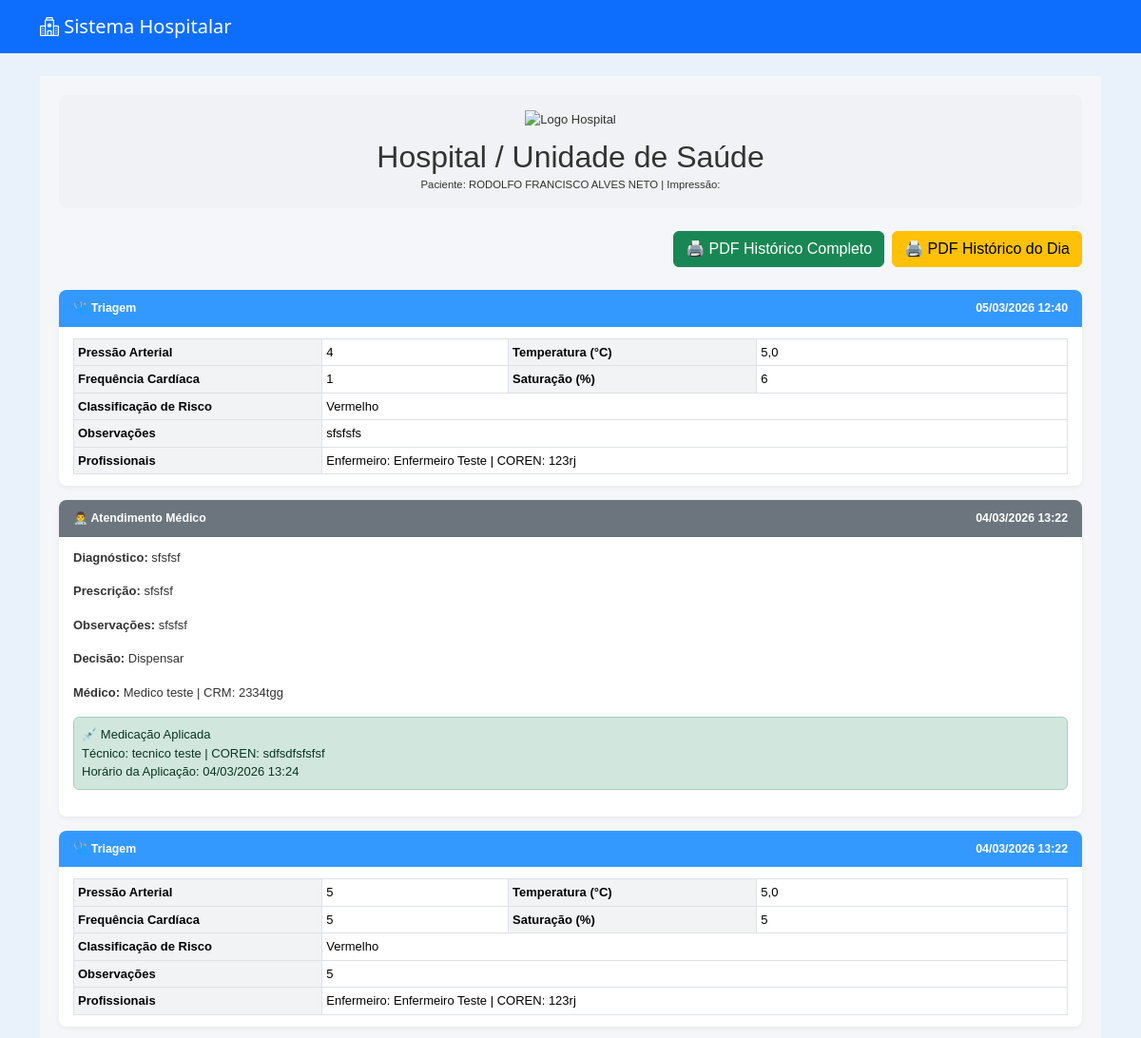
/pacientes/paciente/3/historico/ (signed in, upper part), run on an earlier commit of the app's database.
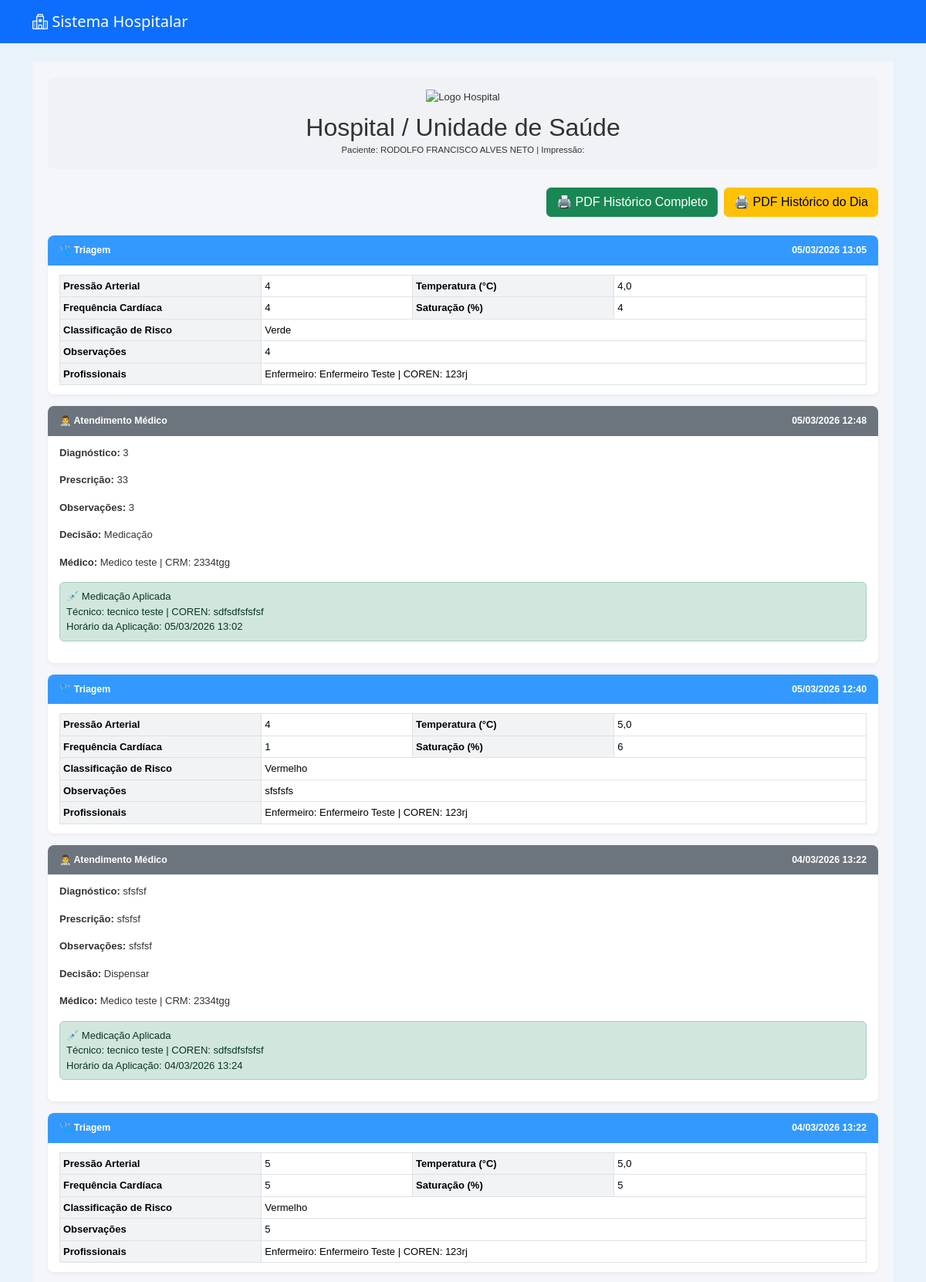
And on a later commit of the database.
### triagem/models.py (models this page shows, shortened)
class Triagem(models.Model):
    RISCO_CHOICES = [
        ('Vermelho', 'Vermelho'),
        ('Laranja', 'Laranja'),
        ('Amarelo', 'Amarelo'),
        ('Verde', 'Verde'),
        ('Azul', 'Azul'),
    ]
    agendamento = models.OneToOneField(Agendamento, on_delete=models.CASCADE)
    paciente = models.ForeignKey(Paciente, on_delete=models.CASCADE)
    enfermeiro = models.ForeignKey(
        Usuario,
        on_delete=models.SET_NULL,
        null=True,
        blank=True,
        related_name="triagens_realizadas"
    )
    pressao_arterial = models.CharField(max_length=20)
    temperatura = models.DecimalField(max_digits=4, decimal_places=1)
    frequencia_cardiaca = models.IntegerField()
    saturacao = models.IntegerField()
    classificacao_risco = models.CharField(
        max_length=10,
        choices=RISCO_CHOICES,
        blank=True,
        null=True
    )
    observacoes = models.TextField(blank=True, null=True)
    atendido = models.BooleanField(default=False)
    data_triagem = models.DateTimeField(auto_now_add=True)

### usuarios/models.py (models this page shows, shortened)
class Usuario(AbstractUser):
    PERFIL_CHOICES = [
    ('administrador', 'Administrador'),
    ('medico', 'Médico'),
    ('enfermeiro', 'Enfermeiro'),
    ('tecnico', 'Técnico'),
    ('recepcao', 'Recepção'),
    ('laboratorio', 'Laboratório'),
    ]
    perfil = models.CharField(max_length=20, choices=PERFIL_CHOICES, default='recepcao')
    cpf = models.CharField("CPF", max_length=14, unique=True, blank=True, null=True)
    data_nascimento = models.DateField("Data de Nascimento", blank=True, null=True)
    telefone = models.CharField("Telefone", max_length=20, blank=True, null=True)
    endereco = models.CharField("Endereço", max_length=255, blank=True, null=True)
    cidade = models.CharField("Cidade", max_length=100, blank=True, null=True)
    estado = models.CharField("Estado", max_length=50, blank=True, null=True)
    cep = models.CharField("CEP", max_length=10, blank=True, null=True)
    crm = models.CharField("CRM", max_length=20, blank=True, null=True)
    coren = models.CharField("COREN", max_length=20, blank=True, null=True)

### medico/models.py (models this page shows, shortened)
class Atendimento(models.Model):
    paciente = models.ForeignKey(
        Paciente,
        on_delete=models.CASCADE
    )
    medico = models.ForeignKey(
        Usuario,
        on_delete=models.SET_NULL,  # ⚠ Melhor que CASCADE
        null=True,
        related_name="atendimentos_realizados"
    )
    triagem = models.OneToOneField(
        Triagem,
        on_delete=models.CASCADE
    )
    diagnostico = models.TextField(blank=True, null=True)
    prescricao = models.TextField(blank=True, null=True)
    observacoes = models.TextField(blank=True, null=True)
    DECISAO_CHOICES = [
        ("dispensar", "Dispensar"),
        ("medicacao", "Medicação"),
        ("internacao", "Internação"),
        ("exames", "Exames"),
    ]
    decisao = models.CharField(
        max_length=20,
        choices=DECISAO_CHOICES,
        blank=True,
        null=True
    )
    medicacao_aplicada = models.BooleanField(default=False)
    tecnico_aplicou = models.ForeignKey(
        Usuario,
        on_delete=models.SET_NULL,
        null=True,
        blank=True,
        related_name="medicacoes_aplicadas"
    )
    horario_medicacao = models.DateTimeField(
        null=True,
        blank=True
    )
    data_atendimento = models.DateTimeField(auto_now_add=True)
    finalizado = models.BooleanField(default=False)

### pacientes/views.py (the view)
# urls.py: path('paciente/<int:paciente_id>/historico/', views.historico_paciente, name='historico_paciente'),
@login_required
def historico_paciente(request, paciente_id):
    paciente = get_object_or_404(Paciente, id=paciente_id)
    triagens = Triagem.objects.filter(
        paciente=paciente
    )
    atendimentos = Atendimento.objects.filter(
        paciente=paciente
    )
    historico = []
    for t in triagens:
        historico.append({
            'tipo': 'triagem',
            'data': t.data_triagem,
            'obj': t
        })
    for a in atendimentos:
        historico.append({
            'tipo': 'atendimento',
            'data': a.data_atendimento,  # ajuste se o nome for diferente
            'obj': a
        })
    historico.sort(key=lambda x: x['data'], reverse=True)
    return render(request, 'pacientes/historico.html', {
        'paciente': paciente,
        'historico': historico,
    })

### pacientes/templates/pacientes/historico.html (shortened to what the changed rows need)
{% extends 'usuarios/base.html' %}
{% block content %}
<div class="pdf-container">
    <div class="pdf-header text-center mb-4 p-3" style="background-color:#f0f2f5; border-radius:8px;">
        <h2 style="margin:0;">Hospital / Unidade de Saúde</h2>
    </div>
    {% if historico %}
        {% for item in historico %}
            <div class="history-section {% if item.tipo == 'triagem' %}triagem{% else %}atendimento{% endif %}">
                <div class="section-header">
                    <div>
                        {% if item.tipo == 'triagem' %}🩺 Triagem{% else %}👨‍⚕️ Atendimento Médico{% endif %}
                    </div>
                    <div>{{ item.data|date:"d/m/Y H:i" }}</div>
                </div>
                <div class="section-body">
                    {% if item.tipo == 'triagem' %}
                        <table class="table table-sm table-bordered">
                            <tbody>
                                <tr>
                                    <th>Pressão Arterial</th><td>{{ item.obj.pressao_arterial }}</td>
                                    <th>Temperatura (°C)</th><td>{{ item.obj.temperatura }}</td>
                                </tr>
                                <tr>
                                    <th>Frequência Cardíaca</th><td>{{ item.obj.frequencia_cardiaca }}</td>
                                    <th>Saturação (%)</th><td>{{ item.obj.saturacao }}</td>
                                </tr>
                                <tr>
                                    <th>Classificação de Risco</th><td colspan="3">{{ item.obj.classificacao_risco }}</td>
                                </tr>
                                {% if item.obj.observacoes %}
                                <tr>
                                    <th>Observações</th><td colspan="3">{{ item.obj.observacoes }}</td>
                                </tr>
                                {% endif %}
                                {% if item.obj.enfermeiro or item.obj.tecnico_aplicou %}
                                <tr>
                                    <th>Profissionais</th>
                                    <td colspan="3">
                                        {% if item.obj.enfermeiro %}
                                            Enfermeiro: {{ item.obj.enfermeiro.get_full_name }} | COREN: {{ item.obj.enfermeiro.coren|default:"Não cadastrado" }}<br>
                                        {% endif %}
                                    </td>
                                </tr>
                                {% endif %}
                            </tbody>
                        </table>
                    {% else %}
                        {% if item.obj.diagnostico %}<p><strong>Diagnóstico:</strong> {{ item.obj.diagnostico }}</p>{% endif %}
                        {% if item.obj.prescricao %}<p><strong>Prescrição:</strong> {{ item.obj.prescricao }}</p>{% endif %}
                        {% if item.obj.observacoes %}<p><strong>Observações:</strong> {{ item.obj.observacoes }}</p>{% endif %}
                        {% if item.obj.get_decisao_display %}<p><strong>Decisão:</strong> {{ item.obj.get_decisao_display }}</p>{% endif %}
                        {% if item.obj.medico %}<p><strong>Médico:</strong> {{ item.obj.medico.get_full_name }} | CRM: {{ item.obj.medico.crm|default:"Não cadastrado" }}</p>{% endif %}
                        {% if item.obj.medicacao_aplicada %}
                            <div class="alert alert-success p-2">
                                💉 Medicação Aplicada<br>
                                {% if item.obj.tecnico_aplicou %}
                                    Técnico: {{ item.obj.tecnico_aplicou.get_full_name }} | COREN: {{ item.obj.tecnico_aplicou.coren|default:"Não cadastrado" }}<br>
                                {% endif %}
                                {% if item.obj.horario_medicacao %}
                                    Horário da Aplicação: {{ item.obj.horario_medicacao|date:"d/m/Y H:i" }}
                                {% endif %}
                            </div>
                        {% else %}
                            <span class="badge badge-warning">Medicação Pendente</span>
                        {% endif %}
                    {% endif %}
                </div>
            </div>
        {% endfor %}
    {% else %}
        <div class="alert alert-info">Nenhum histórico encontrado.</div>
    {% endif %}
</div>
{% endblock %}

What changed in the data, as far as the page shows it:
added Triagem: shows "🩺 Triagem", data "05/03/2026 13:05", obj.pressao_arterial "4", obj.temperatura "4,0", obj.frequencia_cardiaca "4", obj.saturacao "4", obj.classificacao_risco "Verde", obj.observacoes "4", obj.enfermeiro.get_full_name "Enfermeiro Teste", obj.enfermeiro.coren "123rj"
added Atendimento: shows "👨‍⚕️ Atendimento Médico", data "05/03/2026 12:48", obj.diagnostico "3", obj.prescricao "33", obj.observacoes "3", obj.decisao "Medicação", obj.medico.get_full_name "Medico teste", obj.medico.crm "2334tgg", obj.tecnico_aplicou.get_full_name "tecnico teste", obj.tecnico_aplicou.coren "sdfsdfsfsfsf", obj.horario_medicacao "05/03/2026 13:02"
